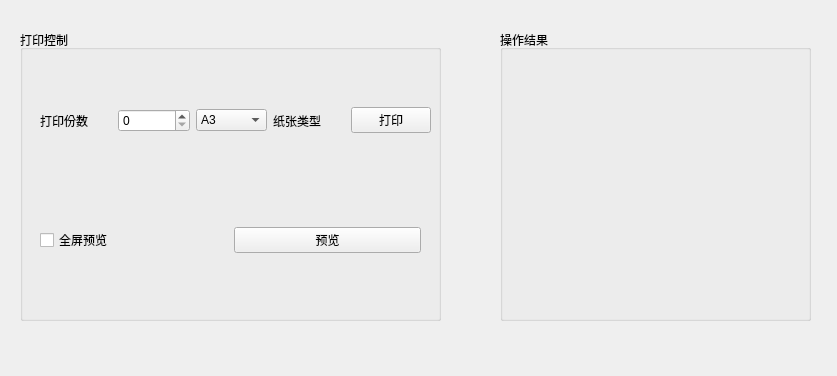
<?xml version="1.0" encoding="UTF-8"?>
<ui version="4.0">
 <class>Form</class>
 <widget class="QWidget" name="Form">
  <property name="geometry">
   <rect>
    <x>0</x>
    <y>0</y>
    <width>837</width>
    <height>376</height>
   </rect>
  </property>
  <property name="windowTitle">
   <string>Form</string>
  </property>
  <widget class="QGroupBox" name="controlGroup">
   <property name="geometry">
    <rect>
     <x>20</x>
     <y>30</y>
     <width>421</width>
     <height>291</height>
    </rect>
   </property>
   <property name="title">
    <string>打印控制</string>
   </property>
   <widget class="QWidget" name="horizontalLayoutWidget">
    <property name="geometry">
     <rect>
      <x>20</x>
      <y>50</y>
      <width>391</width>
      <height>81</height>
     </rect>
    </property>
    <layout class="QHBoxLayout" name="horizontalLayout">
     <item>
      <widget class="QLabel" name="label">
       <property name="text">
        <string>打印份数</string>
       </property>
      </widget>
     </item>
     <item>
      <widget class="QSpinBox" name="numberSpinBox"/>
     </item>
     <item>
      <widget class="QComboBox" name="styleCombo">
       <item>
        <property name="text">
         <string>A3</string>
        </property>
       </item>
       <item>
        <property name="text">
         <string>A4</string>
        </property>
       </item>
      </widget>
     </item>
     <item>
      <widget class="QLabel" name="label_2">
       <property name="text">
        <string>纸张类型</string>
       </property>
      </widget>
     </item>
     <item>
      <widget class="QPushButton" name="printButton">
       <property name="text">
        <string>打印</string>
       </property>
      </widget>
     </item>
    </layout>
   </widget>
   <widget class="QWidget" name="horizontalLayoutWidget_2">
    <property name="geometry">
     <rect>
      <x>20</x>
      <y>170</y>
      <width>381</width>
      <height>80</height>
     </rect>
    </property>
    <layout class="QHBoxLayout" name="horizontalLayout_2">
     <item>
      <widget class="QCheckBox" name="previewStatus">
       <property name="text">
        <string>全屏预览</string>
       </property>
      </widget>
     </item>
     <item>
      <widget class="QPushButton" name="previewButton">
       <property name="text">
        <string>预览</string>
       </property>
      </widget>
     </item>
    </layout>
   </widget>
  </widget>
  <widget class="QGroupBox" name="resultGroup">
   <property name="geometry">
    <rect>
     <x>500</x>
     <y>30</y>
     <width>311</width>
     <height>291</height>
    </rect>
   </property>
   <property name="title">
    <string>操作结果</string>
   </property>
   <widget class="QLabel" name="resultLabel">
    <property name="geometry">
     <rect>
      <x>20</x>
      <y>35</y>
      <width>261</width>
      <height>241</height>
     </rect>
    </property>
    <property name="text">
     <string/>
    </property>
   </widget>
  </widget>
 </widget>
 <resources/>
 <connections/>
</ui>
